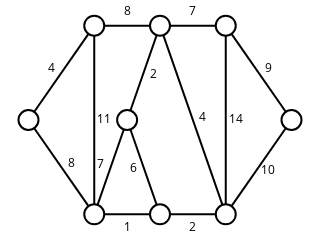

Source (notebook cell):
### Markdown cell above
Por fim, vamos carregar e visualizar um grafo:

### Code cell
g = sn.load_graph('5-kruskal.gml', has_pos=True)

for e in g.edges_iter():
    g.edge[e[0]][e[1]]['label'] = g.edge[e[0]][e[1]]['c']

sn.show_graph(g, elab=True)

### Figure 1 — Plotly figure (JSON) as saved in the notebook; plotly's stock layout.template omitted (floating-point values rounded to 4 significant figures)
{"data": [{"hoverinfo": "none", "line": {"color": "rgb(0, 0, 0)", "width": 2}, "mode": "lines", "x": [0, 0.25, null, 0, 0.25, null, 0.25, 0.5, null, 0.25, 0.25, null, 0.5, 0.375, null, 0.5, 0.75, null, 0.5, 0.75, null, 0.75, 1, null, 0.75, 0.75, null, 1, 0.75, null, 0.75, 0.5, null, 0.5, 0.375, null, 0.5, 0.25, null, 0.25, 0.375, null], "y": [0.5, 1, null, 0.5, 0, null, 1, 1, null, 1, 0, null, 1, 0.5, null, 1, 1, null, 1, 0, null, 1, 0.5, null, 1, 0, null, 0.5, 0, null, 0, 0, null, 0, 0.5, null, 0, 0, null, 0, 0.5, null]}, {"hoverinfo": "none", "marker": {"color": "rgb(255, 255, 255)", "line": {"color": "rgb(0, 0, 0)", "width": 2}, "size": 20}, "mode": "markers+text", "text": [], "textfont": {"color": "rgb(0, 0, 0)"}, "textposition": "middle center", "x": [0, 0.25, 0.5, 0.75, 1, 0.75, 0.5, 0.25, 0.375], "y": [0.5, 1, 1, 1, 0.5, 0, 0, 0, 0.5]}, {"hoverinfo": "none", "mode": "text", "text": [4, 8, 8, 11, 2, 7, 4, 9, 14, 10, 2, 6, 1, 7], "textfont": {"color": "rgb(0, 0, 0)"}, "textposition": "middle center", "x": [0.08835, 0.1616, 0.375, 0.2879, 0.4751, 0.625, 0.6626, 0.9116, 0.7879, 0.9116, 0.625, 0.3999, 0.375, 0.2749], "y": [0.7683, 0.2683, 1.072, 0.5, 0.7406, 1.072, 0.5094, 0.7683, 0.5, 0.2317, -0.07246, 0.2406, -0.07246, 0.2594]}], "layout": {"height": 180, "margin": {"b": 0, "l": 0, "r": 0, "t": 0}, "showlegend": false, "width": 320, "xaxis": {"showgrid": false, "showticklabels": false, "zeroline": false}, "yaxis": {"showgrid": false, "showticklabels": false, "zeroline": false}}}
